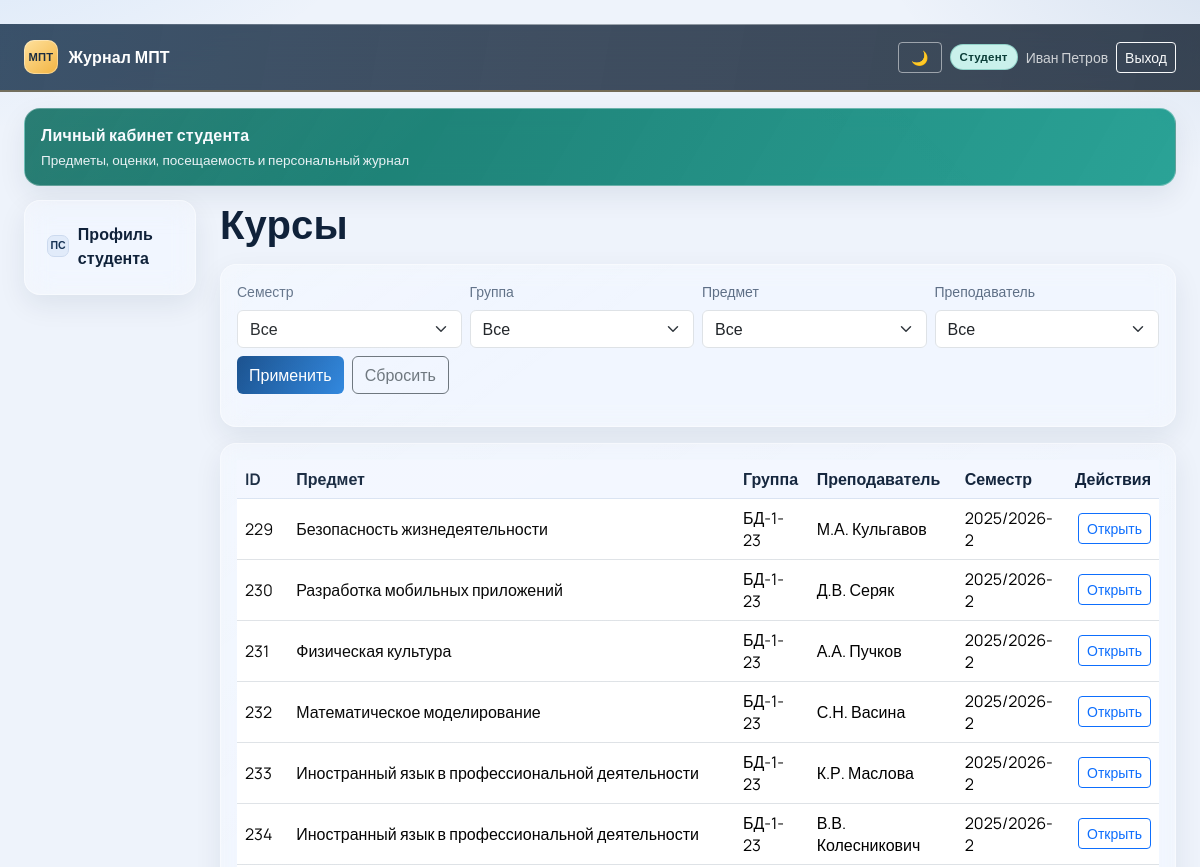
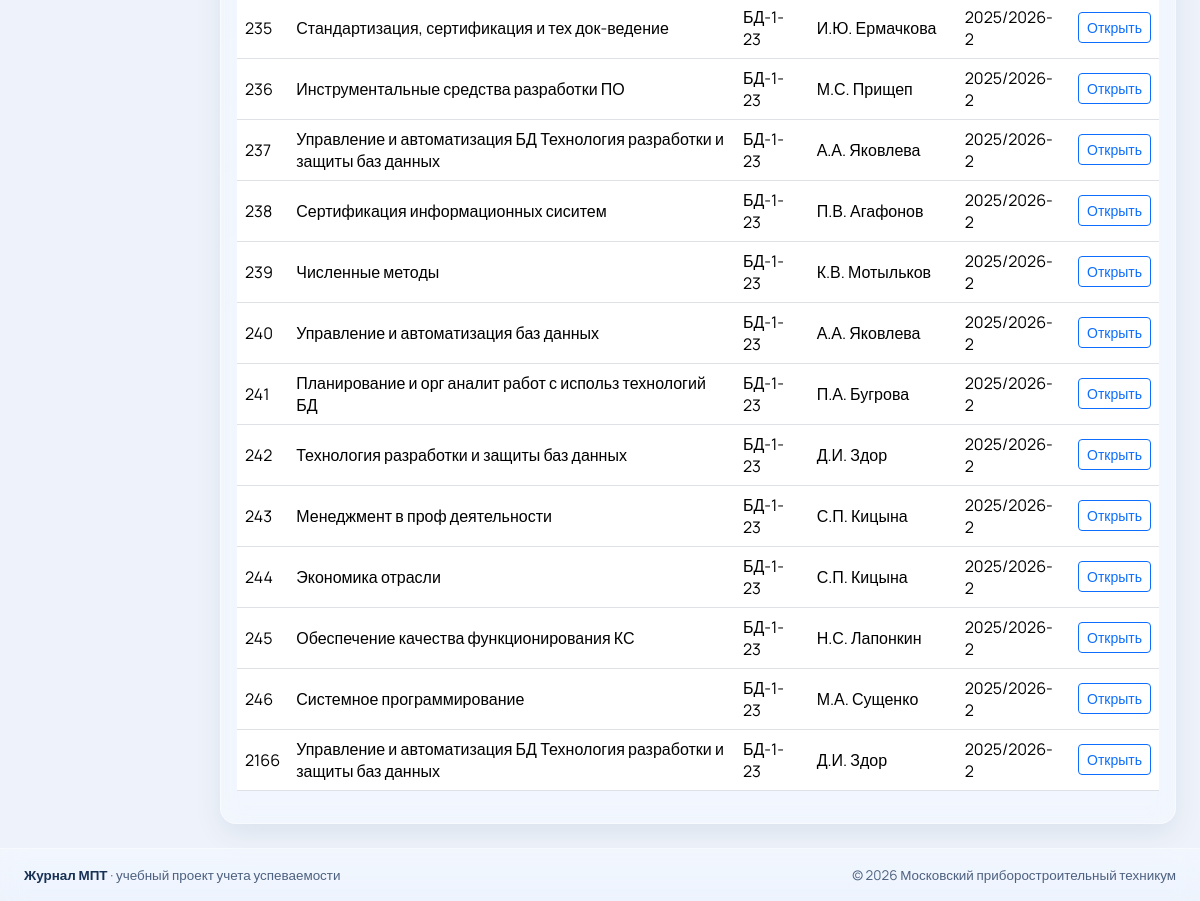
The app's page /courses/ (signed in) with its own data (2 pictures, top to bottom).
### grading/models.py (models this page shows, shortened)
class Course(models.Model):
    subject = models.ForeignKey(
        'core.Subject',
        on_delete=models.CASCADE,
        related_name='courses',
        verbose_name='Предмет',
    )
    teacher = models.ForeignKey(
        'users.Teacher',
        on_delete=models.CASCADE,
        related_name='courses',
        verbose_name='Преподаватель',
    )
    group = models.ForeignKey(
        'core.Group',
        on_delete=models.CASCADE,
        related_name='courses',
        verbose_name='Группа',
    )
    semester = models.CharField('Семестр', max_length=20)
    year = models.PositiveIntegerField('Год', null=True, blank=True)
    students = models.ManyToManyField('users.Student', through='StudentCourse', related_name='courses')
    source = models.CharField('Источник', max_length=50, default='mpt.ru', db_index=True)
    external_id = models.CharField('Внешний ID', max_length=255, null=True, blank=True, db_index=True)
    is_active = models.BooleanField('Активен', default=True)
    class Meta:
        verbose_name = 'Курс'
        verbose_name_plural = 'Курсы'
        ordering = ['-year', 'semester']
        constraints = [
            models.UniqueConstraint(
                fields=['subject', 'teacher', 'group', 'semester'],
                name='uniq_course_subject_teacher_group_semester',
            ),
            models.UniqueConstraint(fields=['source', 'external_id'], name='uniq_course_source_external_id'),
        ]

### core/models.py (models this page shows)
class Subject(models.Model):
    name = models.CharField('Название предмета', max_length=255, unique=True)
    department = models.ForeignKey(
        Department,
        on_delete=models.SET_NULL,
        related_name='subjects',
        null=True,
        blank=True,
        verbose_name='Отделение',
    )
    source = models.CharField('Источник', max_length=50, default='mpt.ru', db_index=True)
    external_id = models.CharField('Внешний ID', max_length=255, null=True, blank=True, db_index=True)
    is_active = models.BooleanField('Активен', default=True)
    class Meta:
        verbose_name = 'Предмет'
        verbose_name_plural = 'Предметы'
        ordering = ['name']
        constraints = [
            models.UniqueConstraint(fields=['source', 'external_id'], name='uniq_subject_source_external_id'),
        ]
    def __str__(self):
        return self.name

class Group(models.Model):
    name = models.CharField('Название группы', max_length=100, unique=True)
    department = models.ForeignKey(
        Department,
        on_delete=models.SET_NULL,
        related_name='groups',
        null=True,
        blank=True,
        verbose_name='Отделение',
    )
    curator = models.ForeignKey(
        User,
        on_delete=models.SET_NULL,
        related_name='curated_groups',
        null=True,
        blank=True,
        verbose_name='Куратор (пользователь преподавателя)',
    )
    source = models.CharField('Источник', max_length=50, default='mpt.ru', db_index=True)
    external_id = models.CharField('Внешний ID', max_length=255, null=True, blank=True, db_index=True)
    is_active = models.BooleanField('Активна', default=True)
    class Meta:
        verbose_name = 'Учебная группа'
        verbose_name_plural = 'Учебные группы'
        ordering = ['name']
        constraints = [
            models.UniqueConstraint(fields=['source', 'external_id'], name='uniq_group_source_external_id'),
        ]
    def __str__(self):
        return self.name

### users/models.py (models this page shows)
class Teacher(models.Model):
    user = models.OneToOneField(
        User,
        on_delete=models.CASCADE,
        related_name='teacher_profile',
        verbose_name='Пользователь',
    )
    department = models.ForeignKey(
        'core.Department',
        on_delete=models.SET_NULL,
        related_name='teachers',
        null=True,
        blank=True,
        verbose_name='Отделение',
    )
    source = models.CharField('Источник', max_length=50, default='mpt.ru', db_index=True)
    external_id = models.CharField('Внешний ID', max_length=255, null=True, blank=True, db_index=True)
    is_active = models.BooleanField('Активен', default=True)
    class Meta:
        verbose_name = 'Преподаватель'
        verbose_name_plural = 'Преподаватели'
        constraints = [
            models.UniqueConstraint(fields=['source', 'external_id'], name='uniq_teacher_source_external_id'),
        ]
    def __str__(self):
        return self.user.get_full_name() or self.user.username

### grading/views.py (the view, shortened to what this page needs)
# urls.py: path('courses/', views.CourseListView.as_view(), name='course_list'),
class CourseListView(LoginRequiredMixin, ListView):
    model = Course
    template_name = 'grading/course_list.html'
    paginate_by = 20
    def get_queryset(self):
        user = self.request.user
        qs = Course.objects.select_related('subject', 'teacher__user', 'group')
        if not is_admin(user):
            if is_teacher(user):
                qs = qs.filter(teacher__user=user)
            else:
                qs = qs.filter(group__students__user=user).distinct()
        for param in ('semester', 'group', 'subject'):
            value = self.request.GET.get(param)
            if value:
                field = f'{param}_id' if param != 'semester' else 'semester'
                qs = qs.filter(**{field: value})
        teacher_name = (self.request.GET.get('teacher') or '').strip()
        return qs
    def get_context_data(self, **kwargs):
        from core.models import Group, Subject
        context = super().get_context_data(**kwargs)
        user = self.request.user
        base_courses = Course.objects.select_related('teacher__user')
        if not is_admin(user):
            if is_teacher(user):
                base_courses = base_courses.filter(teacher__user=user)
            else:
                base_courses = base_courses.filter(group__students__user=user).distinct()
        if is_admin(user):
            teachers = _teacher_filter_choices(base_courses)
            groups = Group.objects.all()
            subjects = Subject.objects.all()
        elif is_teacher(user):
            teachers = _teacher_filter_choices(base_courses)
            groups = Group.objects.filter(courses__teacher__user=user).distinct()
            subjects = Subject.objects.filter(courses__teacher__user=user).distinct()
        else:
            groups = Group.objects.filter(students__user=user).distinct()
            subjects = Subject.objects.filter(courses__group__students__user=user).distinct()
            teachers = _teacher_filter_choices(base_courses)
        context['teachers'] = teachers
        context['groups'] = groups
        context['subjects'] = subjects
        context['semesters'] = (
            self.get_queryset().values_list('semester', flat=True).distinct().order_by('semester')
        )
        context['can_manage'] = is_admin(user)
        context['selected'] = {
            'semester': self.request.GET.get('semester', ''),
            'teacher': self.request.GET.get('teacher', ''),
            'group': self.request.GET.get('group', ''),
            'subject': self.request.GET.get('subject', ''),
        }
        return context

### core/context_processors.py (called while the page is built, shortened)
def role_flags(request):
    user = request.user
    is_admin = user.is_superuser or user.groups.filter(name='Admin').exists()
    is_teacher = user.groups.filter(name='Teacher').exists()
    is_student = user.groups.filter(name='Student').exists()
    student_profile_id = None
    if is_student:
        try:
            student_profile_id = user.student_profile.id
        except Exception:
            student_profile_id = None
    display_name = user.get_full_name().strip() or user.username
    return {
        'is_admin': is_admin,
        'is_teacher': is_teacher,
        'is_student': is_student,
        'is_student_only': is_student and not is_teacher and not is_admin,
        'student_profile_id': student_profile_id,
        'display_name': display_name,
    }

### grading/views.py (called while the page is built)
def is_admin(user):
    return user.is_superuser or user.groups.filter(name='Admin').exists()

def is_teacher(user):
    return user.groups.filter(name='Teacher').exists()

def _split_teacher_name(raw_name):
    normalized = ' '.join((raw_name or '').replace(';', ',').split())
    if not normalized:
        return []
    parts = [p.strip() for p in normalized.split(',') if p.strip()]
    if len(parts) > 1:
        return parts
    matches = [m.group(0).replace('  ', ' ').strip() for m in TEACHER_TOKEN_RE.finditer(normalized)]
    if len(matches) > 1:
        return matches
    return [normalized]

def _teacher_filter_choices(courses_qs):
    names = set()
    for first_name, last_name in courses_qs.values_list('teacher__user__first_name', 'teacher__user__last_name'):
        combined = ' '.join([part for part in (first_name, last_name) if part]).strip()
        for item in _split_teacher_name(combined):
            names.add(item)
    return sorted(names)

### grading/templates/grading/course_list.html (shortened to what this page needs)
﻿{% extends 'base.html' %}
{% block content %}
<h1 class="page-title">Курсы</h1>
<div class="panel p-3 mb-3">
  <form method="get" class="row g-2 align-items-end">
    <div class="col-12 col-md-3">
      <label class="form-label small muted">Семестр</label>
      <select class="form-select" name="semester">
        <option value="">Все</option>
      </select>
    </div>
    <div class="col-12 col-md-3">
      <label class="form-label small muted">Группа</label>
      <select class="form-select" name="group">
        <option value="">Все</option>
      </select>
    </div>
    <div class="col-12 col-md-3">
      <label class="form-label small muted">Предмет</label>
      <select class="form-select" name="subject">
        <option value="">Все</option>
      </select>
    </div>
    <div class="col-12 col-md-3">
      <label class="form-label small muted">Преподаватель</label>
      <select class="form-select" name="teacher">
        <option value="">Все</option>
      </select>
    </div>
    <div class="col-12 d-flex gap-2">
      <button class="btn btn-primary" type="submit">Применить</button>
      <a class="btn btn-outline-secondary" href="{% url 'course_list' %}">Сбросить</a>
    </div>
  </form>
</div>
<div class="panel p-3">
  <div class="table-responsive">
    <table class="table align-middle">
      <thead><tr><th>ID</th><th>Предмет</th><th>Группа</th><th>Преподаватель</th><th>Семестр</th><th class="text-end">Действия</th></tr></thead>
      <tbody>
        {% for obj in object_list %}
        <tr>
          <td>{{ obj.id }}</td>
          <td>{{ obj.subject }}</td>
          <td>{{ obj.group }}</td>
          <td>{{ obj.teacher }}</td>
          <td>{{ obj.semester }}</td>
          <td class="text-end">
            <a class="btn btn-sm btn-outline-primary" href="{% url 'course_detail' obj.id %}">Открыть</a>
          </td>
        </tr>
        {% empty %}
        <tr><td colspan="6" class="muted">Ничего не найдено по текущим фильтрам</td></tr>
        {% endfor %}
      </tbody>
    </table>
  </div>
</div>
{% endblock %}

### templates/base.html (style rules this page uses)
:root { --mpt-deep: #0a2540; --mpt-blue: #124b8a; --mpt-sky: #2e86de; --mpt-gold: #f2b442; --bg: #eef3fb; --surface: #ffffff; --surface-2: #f3f7ff; --text: #10223a; --muted: #5e6f86; --border: #d9e3f2; --radius: 16px; --shadow: 0 10px 28px rgba(10, 37, 64, 0.08); --glass-bg: rgba(255, 255, 255, 0.28); --glass-border: rgba(255, 255, 255, 0.42); --glass-shine: rgba(255, 255, 255, 0.35); }
html, body { margin: 0; padding: 0; }
body { font-family: 'Manrope', sans-serif; color: var(--text); background: radial-gradient(1200px 700px at -10% -10%, rgba(46, 134, 222, .16), transparent 45%), radial-gradient(1000px 600px at 110% -5%, rgba(18, 75, 138, .14), transparent 45%), var(--bg); min-height: 100vh; display: flex; flex-direction: column; }
.panel { background: var(--glass-bg); border: 1px solid var(--glass-border); border-radius: var(--radius); box-shadow: var(--shadow); backdrop-filter: blur(13px) saturate(145%); -webkit-backdrop-filter: blur(13px) saturate(145%); position: relative; overflow: visible; }
.panel::before { content: ""; position: absolute; inset: 0; border-radius: inherit; background: linear-gradient(145deg, var(--glass-shine), transparent 40%); opacity: .18; pointer-events: none; }
.page-title { margin-bottom: 1rem; font-weight: 800; letter-spacing: .15px; }
.muted { color: var(--muted); }
.table thead th { background: var(--surface-2); color: var(--text); border-bottom: 1px solid var(--border); }
.btn-primary { border: none; background: linear-gradient(120deg, var(--mpt-blue), var(--mpt-sky)); }

### records on screen
Course: id "229", subject "Безопасность жизнедеятельности", group "БД-1-23", teacher "М.А. Кульгавов", semester "2025/2026-2"
Course: id "230", subject "Разработка мобильных приложений", group "БД-1-23", teacher "Д.В. Серяк", semester "2025/2026-2"
Course: id "231", subject "Физическая культура", group "БД-1-23", teacher "А.А. Пучков", semester "2025/2026-2"
Course: id "232", subject "Математическое моделирование", group "БД-1-23", teacher "С.Н. Васина", semester "2025/2026-2"
Course: id "233", subject "Иностранный язык в профессиональной деятельности", group "БД-1-23", teacher "К.Р. Маслова", semester "2025/2026-2"
Course: id "234", subject "Иностранный язык в профессиональной деятельности", group "БД-1-23", teacher "В.В. Колесникович", semester "2025/2026-2"
Course: id "235", subject "Стандартизация, сертификация и тех док-ведение", group "БД-1-23", teacher "И.Ю. Ермачкова", semester "2025/2026-2"
Course: id "236", subject "Инструментальные средства разработки ПО", group "БД-1-23", teacher "М.С. Прищеп", semester "2025/2026-2"
Course: id "237", subject "Управление и автоматизация БД Технология разработки и защиты баз данных", group "БД-1-23", teacher "А.А. Яковлева", semester "2025/2026-2"
Course: id "238", subject "Сертификация информационных сиситем", group "БД-1-23", teacher "П.В. Агафонов", semester "2025/2026-2"
Course: id "239", subject "Численные методы", group "БД-1-23", teacher "К.В. Мотыльков", semester "2025/2026-2"
Course: id "240", subject "Управление и автоматизация баз данных", group "БД-1-23", teacher "А.А. Яковлева", semester "2025/2026-2"
Course: id "241", subject "Планирование и орг аналит работ с использ технологий БД", group "БД-1-23", teacher "П.А. Бугрова", semester "2025/2026-2"
Course: id "242", subject "Технология разработки и защиты баз данных", group "БД-1-23", teacher "Д.И. Здор", semester "2025/2026-2"
Course: id "243", subject "Менеджмент в проф деятельности", group "БД-1-23", teacher "С.П. Кицына", semester "2025/2026-2"
Course: id "244", subject "Экономика отрасли", group "БД-1-23", teacher "С.П. Кицына", semester "2025/2026-2"
Course: id "245", subject "Обеспечение качества функционирования КС", group "БД-1-23", teacher "Н.С. Лапонкин", semester "2025/2026-2"
Course: id "246", subject "Системное программирование", group "БД-1-23", teacher "М.А. Сущенко", semester "2025/2026-2"
Course: id "2166", subject "Управление и автоматизация БД Технология разработки и защиты баз данных", group "БД-1-23", teacher "Д.И. Здор", semester "2025/2026-2"

### other values on screen
{{ display_name }} "Иван Петров"
